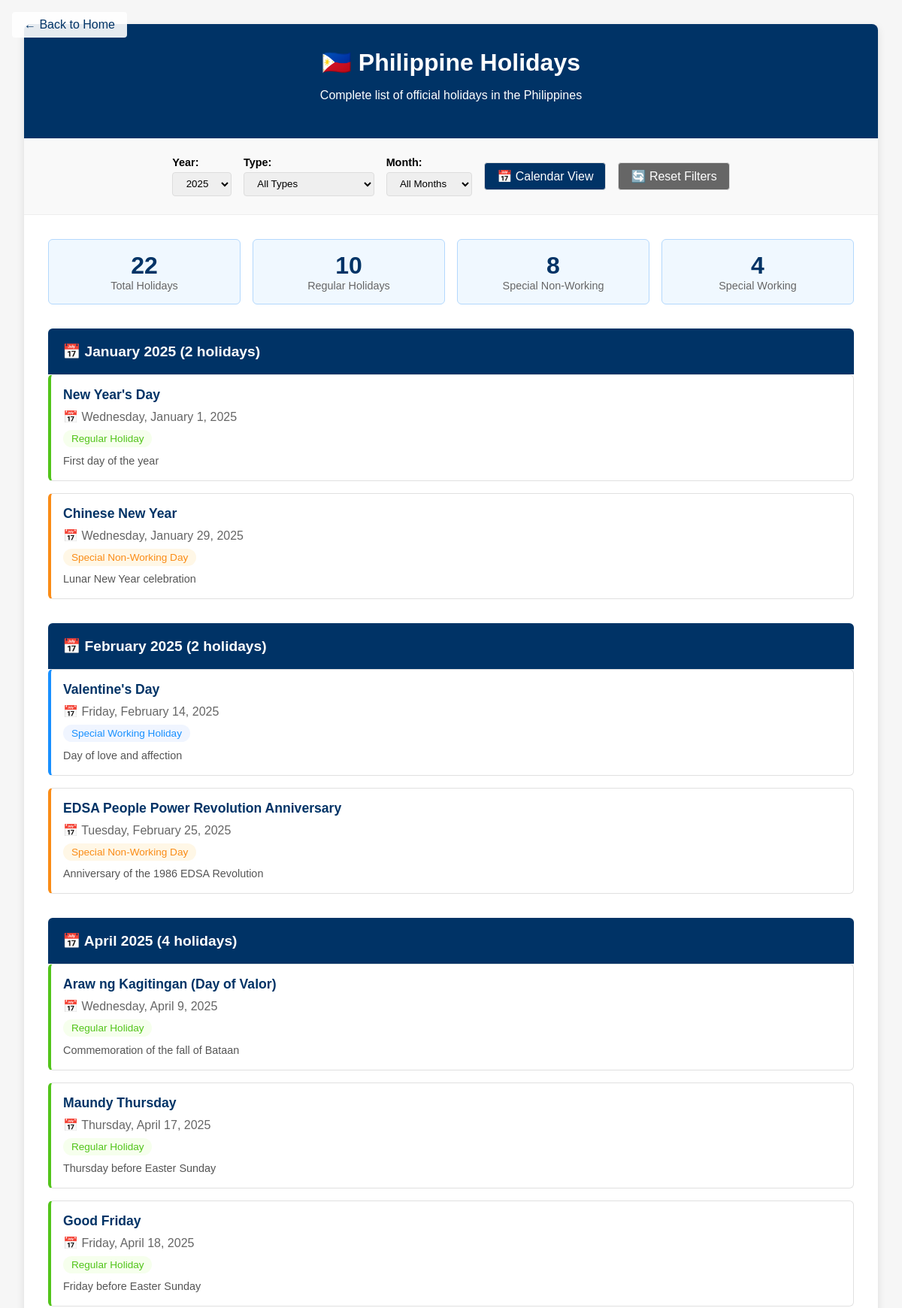
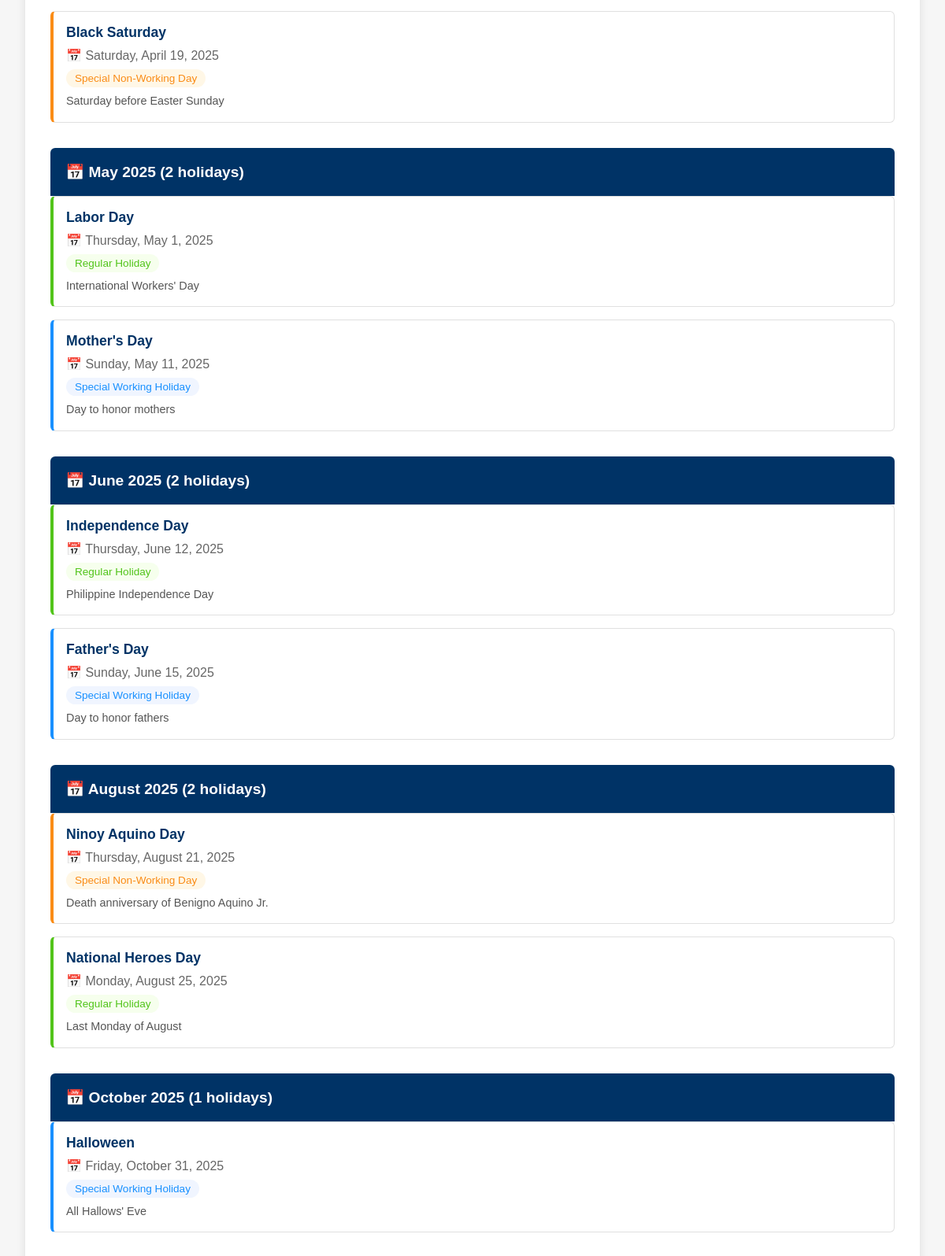
The page /holidays_list.php (upper part) on the database its author committed (2 pictures, top to bottom).
### tables this page shows
CREATE TABLE `philippine_holidays` (
  `id` int(11) NOT NULL AUTO_INCREMENT,
  `name` varchar(255) NOT NULL,
  `date` date NOT NULL,
  `type` enum('regular','special_non_working','special_working') DEFAULT 'regular',
  `description` text DEFAULT NULL,
  `is_recurring` tinyint(1) DEFAULT 0,
  `month_day` varchar(10) DEFAULT NULL,
  `source` varchar(50) DEFAULT NULL COMMENT 'api, prediction, manual, nager_api',
  `created_at` datetime NOT NULL DEFAULT current_timestamp(),
  `updated_at` datetime NOT NULL DEFAULT current_timestamp() ON UPDATE current_timestamp(),
  PRIMARY KEY (`id`),
  KEY `idx_holiday_date` (`date`),
  KEY `idx_holiday_type` (`type`),
  KEY `idx_month_day` (`month_day`),
  KEY `idx_source` (`source`),
  UNIQUE KEY `unique_holiday_date` (`name`, `date`)
);

### holidays_list.php (the view, shortened to what this page needs)
<?php
require_once 'config/db.php';
$year = isset($_GET['year']) ? intval($_GET['year']) : date('Y');
$type = isset($_GET['type']) ? $_GET['type'] : 'all';
$month = isset($_GET['month']) ? intval($_GET['month']) : 0;
$whereConditions = ["YEAR(date) = ?"];
$params = [$year];
$whereClause = implode(' AND ', $whereConditions);
$stmt = $pdo->prepare("SELECT * FROM philippine_holidays WHERE $whereClause ORDER BY date ASC");
$stmt->execute($params);
$holidays = $stmt->fetchAll(PDO::FETCH_ASSOC);
$stmt = $pdo->query("SELECT DISTINCT YEAR(date) as year FROM philippine_holidays ORDER BY year");
$availableYears = $stmt->fetchAll(PDO::FETCH_COLUMN);
$holidaysByMonth = [];
foreach ($holidays as $holiday) {
    $monthKey = date('n', strtotime($holiday['date']));
    $holidaysByMonth[$monthKey][] = $holiday;
}
$months = [
    1 => 'January', 2 => 'February', 3 => 'March', 4 => 'April',
    5 => 'May', 6 => 'June', 7 => 'July', 8 => 'August',
    9 => 'September', 10 => 'October', 11 => 'November', 12 => 'December'
];
?>
<!DOCTYPE html>
<html lang="en">
<head>
</head>
<body>
    <a href="index.php" class="back-link">← Back to Home</a>
    <div class="container">
        <div class="header">
            <h1>🇵🇭 Philippine Holidays</h1>
            <p>Complete list of official holidays in the Philippines</p>
        </div>
        <div class="filters">
            <form method="GET" class="filter-row">
                <div class="filter-group">
                    <label>Year:</label>
                    <select name="year" onchange="this.form.submit()">
                        <?php foreach ($availableYears as $availableYear): ?>
                            <option value="<?php echo $availableYear; ?>" <?php echo $availableYear == $year ? 'selected' : ''; ?>>
                                <?php echo $availableYear; ?>
                            </option>
                        <?php endforeach; ?>
                    </select>
                </div>
                <div class="filter-group">
                    <label>Type:</label>
                    <select name="type" onchange="this.form.submit()">
                        <option value="all" <?php echo $type === 'all' ? 'selected' : ''; ?>>All Types</option>
                    </select>
                </div>
                <div class="filter-group">
                    <label>Month:</label>
                    <select name="month" onchange="this.form.submit()">
                        <option value="0" <?php echo $month === 0 ? 'selected' : ''; ?>>All Months</option>
                    </select>
                </div>
                <a href="holidays_calendar.php?year=<?php echo $year; ?>" class="btn">📅 Calendar View</a>
                <a href="?year=<?php echo $year; ?>" class="btn btn-secondary">🔄 Reset Filters</a>
            </form>
        </div>
        <div class="content">
            <?php if (!empty($holidays)): ?>
                <div class="stats">
                    <div class="stat-card">
                        <div class="stat-number"><?php echo count($holidays); ?></div>
                        <div class="stat-label">Total Holidays</div>
                    </div>
                    <div class="stat-card">
                        <div class="stat-number"><?php echo count(array_filter($holidays, function($h) { return $h['type'] === 'regular'; })); ?></div>
                        <div class="stat-label">Regular Holidays</div>
                    </div>
                    <div class="stat-card">
                        <div class="stat-number"><?php echo count(array_filter($holidays, function($h) { return $h['type'] === 'special_non_working'; })); ?></div>
                        <div class="stat-label">Special Non-Working</div>
                    </div>
                    <div class="stat-card">
                        <div class="stat-number"><?php echo count(array_filter($holidays, function($h) { return $h['type'] === 'special_working'; })); ?></div>
                        <div class="stat-label">Special Working</div>
                    </div>
                </div>
                <?php foreach ($holidaysByMonth as $monthNum => $monthHolidays): ?>
                    <div class="month-section">
                        <div class="month-header">
                            📅 <?php echo $months[$monthNum] . ' ' . $year; ?> (<?php echo count($monthHolidays); ?> holidays)
                        </div>
                        <div class="holidays-grid">
                            <?php foreach ($monthHolidays as $holiday): ?>
                                <div class="holiday-card holiday-<?php echo $holiday['type']; ?>">
                                    <div class="holiday-name"><?php echo htmlspecialchars($holiday['name']); ?></div>
                                    <div class="holiday-date">📅 <?php echo date('l, F j, Y', strtotime($holiday['date'])); ?></div>
                                    <div class="holiday-type type-<?php echo $holiday['type']; ?>">
                                        <?php
                                        switch($holiday['type']) {
                                            case 'regular': echo 'Regular Holiday'; break;
                                            case 'special_non_working': echo 'Special Non-Working Day'; break;
                                            case 'special_working': echo 'Special Working Holiday'; break;
                                        }
                                        ?>
                                    </div>
                                    <?php if ($holiday['description']): ?>
                                        <div class="holiday-description"><?php echo htmlspecialchars($holiday['description']); ?></div>
                                    <?php endif; ?>
                                </div>
                            <?php endforeach; ?>
                        </div>
                    </div>
                <?php endforeach; ?>
            <?php endif; ?>
        </div>
    </div>
</body>
</html>

### holidays_list.php (style rules this page uses)
body { font-family: Arial, sans-serif; background: #f6f6f6; margin: 0; padding: 2em; }
.container { max-width: 1200px; margin: 0 auto; background: #fff; border-radius: 8px; overflow: hidden; box-shadow: 0 4px 12px rgba(0,0,0,0.1); }
.header { background: #003366; color: #fff; padding: 2em; text-align: center; }
.header h1 { margin: 0; font-size: 2em; }
.filters { background: #f9f9f9; padding: 1.5em; border-bottom: 1px solid #eee; }
.filter-row { display: flex; gap: 1em; align-items: center; flex-wrap: wrap; justify-content: center; }
.filter-group { display: flex; flex-direction: column; gap: 0.3em; }
.filter-group label { font-weight: bold; font-size: 0.9em; }
select, .btn { padding: 0.5em 1em; border: 1px solid #ddd; border-radius: 4px; }
.btn { background: #003366; color: #fff; text-decoration: none; cursor: pointer; }
.btn-secondary { background: #666; }
.content { padding: 2em; }
.stats { display: grid; grid-template-columns: repeat(auto-fit, minmax(200px, 1fr)); gap: 1em; margin-bottom: 2em; }
.stat-card { background: #f0f8ff; border: 1px solid #b3d8fd; border-radius: 6px; padding: 1em; text-align: center; }
.stat-number { font-size: 2em; font-weight: bold; color: #003366; }
.stat-label { color: #666; font-size: 0.9em; }
.month-section { margin-bottom: 2em; }
.month-header { background: #003366; color: #fff; padding: 1em; border-radius: 6px 6px 0 0; font-size: 1.2em; font-weight: bold; }
.holidays-grid { display: grid; gap: 1em; }
.holiday-card { background: #fff; border: 1px solid #e0e0e0; border-radius: 6px; padding: 1em; border-left: 4px solid #91d5ff; }
.holiday-regular { border-left-color: #52c41a; }
.holiday-special_non_working { border-left-color: #fa8c16; }
.holiday-special_working { border-left-color: #1890ff; }
.holiday-name { font-weight: bold; font-size: 1.1em; margin-bottom: 0.5em; color: #003366; }
.holiday-date { color: #666; margin-bottom: 0.5em; }
.holiday-type { display: inline-block; padding: 0.3em 0.8em; border-radius: 15px; font-size: 0.85em; font-weight: 500; }
.type-regular { background: #f6ffed; color: #52c41a; }
.type-special_non_working { background: #fff7e6; color: #fa8c16; }
.type-special_working { background: #f0f5ff; color: #1890ff; }
.holiday-description { color: #555; font-size: 0.9em; margin-top: 0.5em; line-height: 1.4; }
.back-link { position: absolute; top: 1em; left: 1em; background: rgba(255,255,255,0.9); padding: 0.5em 1em; border-radius: 4px; text-decoration: none; color: #003366; }

### rows shown on the page
philippine_holidays: name "New Year's Day", date "Wednesday, January 1, 2025", type "Regular Holiday", description "First day of the year"
philippine_holidays: name "Chinese New Year", date "Wednesday, January 29, 2025", shows "Special Non-Working Day", description "Lunar New Year celebration"
philippine_holidays: name "Valentine's Day", date "Friday, February 14, 2025", type "Special Working Holiday", description "Day of love and affection"
philippine_holidays: name "EDSA People Power Revolution Anniversary", date "Tuesday, February 25, 2025", shows "Special Non-Working Day", description "Anniversary of the 1986 EDSA Revolution"
philippine_holidays: name "Araw ng Kagitingan (Day of Valor)", date "Wednesday, April 9, 2025", type "Regular Holiday", description "Commemoration of the fall of Bataan"
philippine_holidays: name "Maundy Thursday", date "Thursday, April 17, 2025", type "Regular Holiday", description "Thursday before Easter Sunday"
philippine_holidays: name "Good Friday", date "Friday, April 18, 2025", type "Regular Holiday", description "Friday before Easter Sunday"
philippine_holidays: name "Black Saturday", date "Saturday, April 19, 2025", shows "Special Non-Working Day", description "Saturday before Easter Sunday"
philippine_holidays: name "Labor Day", date "Thursday, May 1, 2025", type "Regular Holiday", description "International Workers' Day"
philippine_holidays: name "Mother's Day", date "Sunday, May 11, 2025", type "Special Working Holiday", description "Day to honor mothers"
philippine_holidays: name "Independence Day", date "Thursday, June 12, 2025", type "Regular Holiday", description "Philippine Independence Day"
philippine_holidays: name "Father's Day", date "Sunday, June 15, 2025", type "Special Working Holiday", description "Day to honor fathers"
philippine_holidays: name "Ninoy Aquino Day", date "Thursday, August 21, 2025", shows "Special Non-Working Day", description "Death anniversary of Benigno Aquino Jr."
philippine_holidays: name "National Heroes Day", date "Monday, August 25, 2025", type "Regular Holiday", description "Last Monday of August"
philippine_holidays: name "Halloween", date "Friday, October 31, 2025", type "Special Working Holiday", description "All Hallows' Eve"

### other values the page prints
count($holidays) "22"
$months[$monthNum] "January"
count($monthHolidays) "2"
$months[$monthNum] "February"
$months[$monthNum] "April"
count($monthHolidays) "4"
$months[$monthNum] "May"
$months[$monthNum] "June"
$months[$monthNum] "August"
$months[$monthNum] "October"
count($monthHolidays) "1"
form field year "2025"
